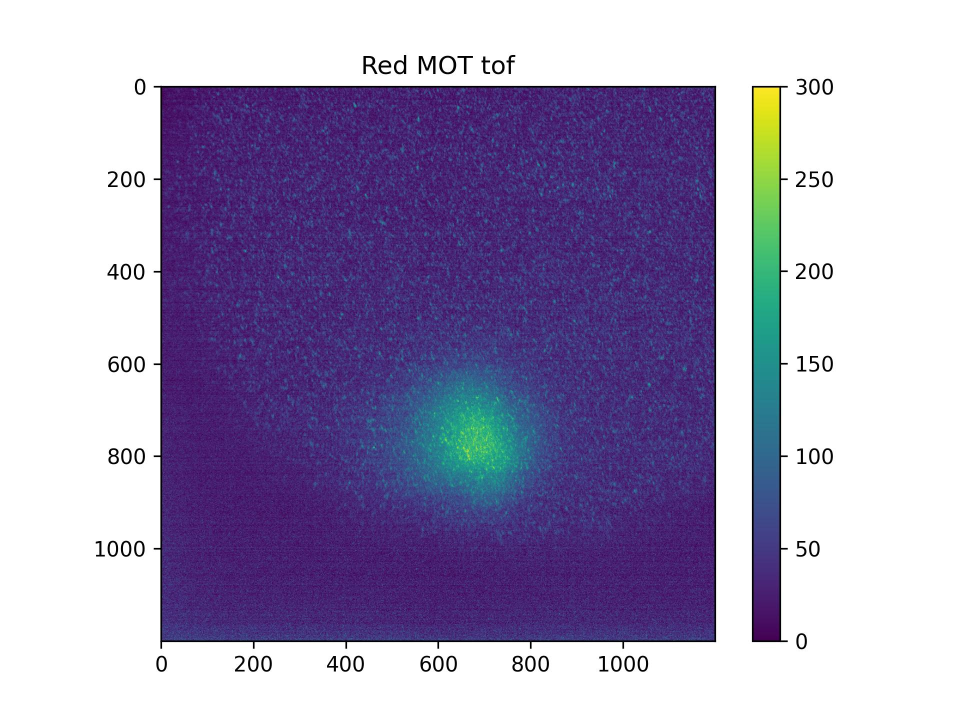
#> input picture 250421 BBRedMOT Plots Verifications/BBRedMOTBFieldOn.jpeg, 1920 x 1440 px (shown at 1/2 size)
$ jupyter execute --allow-errors '250420 BBRedMOTPlotsVerifications.ipynb'
#> lines starting #> are read from the running program, lines starting #| are printed output that depends on the picture
[cell 1]
from PIL import Image
import numpy as np
import matplotlib.pyplot as plt

# Load the PNG image
image2 = Image.open('BBRedMOTBFieldOn.jpeg').crop((324, 175, 1429, 1280)).convert("L") # ((left, upper, right, lower))
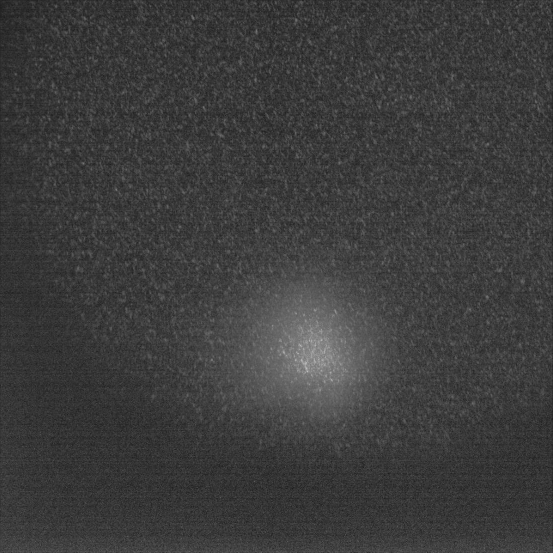
#> image2: PIL image 1105x1105 L (shown at 1/2 size); min 17, max 201, mean 60.7

# Convert the image to a NumPy array
image2_array = np.array(image2)

# Display the original image and its shape
plt.imshow(image2_array)
print("Original image shape:", image2_array.shape)
#| Original image shape: (1105, 1105)
